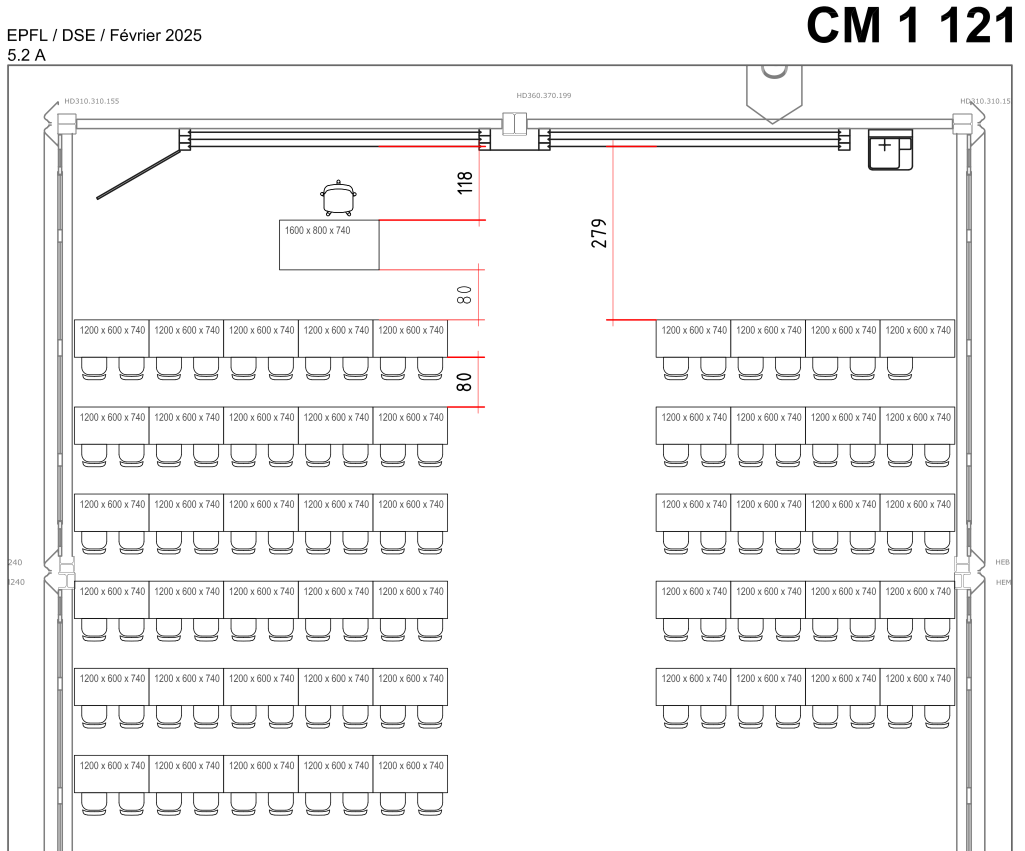
#> input picture map/CM_1121.jpg, 2050 x 1701 px (shown at 1/2 size)
$ python main.py
#> lines starting #> are read from the running program, lines starting #| are printed output that depends on the picture
"""(c) All rights reserved. ECOLE POLYTECHNIQUE FEDERALE DE LAUSANNE, Switzerland, CePro & CMS, 2025"""
import cv2
import os
import csv
from PIL import ImageFont, ImageDraw, Image
import tkinter as tk
from tkinter import simpledialog, StringVar, Label, Entry, Button, Radiobutton, W
import string

# === Paths and basic settings ===
IMG_PATH = 'map/CM_1121.jpg'       # Input image to annotate
CSV_PATH = 'coord.csv'  # CSV file to save coordinates and labels
FONT_PATH = 'NotoSans-Bold.ttf'    # Font used to draw text on the image
EXPORT_PATH = 'export.jpg'         # Output image file
DRAW_SHAPE = 'circle'              # Shape of the marker: "circle" or "square"

def choose_mode():
    result = {"mode": None, "prefix": ""}

    # [12 lines left out: function validate, not called in this run]

    window = tk.Tk()
    window.title("Choix du mode de numérotation")

    # Default mode is 'chiffres' (numbers)
    mode_var = StringVar(value="chiffres")

    # Create radio buttons for each mode
    for m in ["chiffres", "lettres", "manuel", "préfix"]:
        Radiobutton(window, text=m.capitalize(), variable=mode_var, value=m).pack(anchor=W)

    entry_prefix = Entry(window)
    label_prefix = Label(window, text="Préfixe :", anchor=W)
    label_error = Label(window, text="", fg="red")

    # [9 lines left out: function update_entry, not called in this run]

    mode_var.trace_add("write", update_entry)

    # Hide prefix input by default
    label_prefix.pack_forget()
    entry_prefix.pack_forget()

    Button(window, text="Valider", command=validate).pack(pady=10)
    label_error.pack()

    window.mainloop()
    return result["mode"], result["prefix"]

mode, prefix_global = choose_mode()

print(f"Mode sélectionné : {mode}")
if mode == "préfix":
    print(f"Préfixe utilisé : {prefix_global}")

counter = 1                     # Used to increment labels
letters = list(string.ascii_uppercase)
points_history = []              # Stores all (x, y, label)

# Remove old CSV file if it exists
if os.path.isfile(CSV_PATH):
    os.remove(CSV_PATH)

img_cv2 = cv2.imread(IMG_PATH)
#> img_cv2 is the input picture: shape (1701, 2050, 3); mean B, G, R 243.6, 243.6, 243.8
img_display = img_cv2.copy()
img_pil = Image.open(IMG_PATH)

height, width = img_cv2.shape[:2]
#> height = 1701; width = 2050

# Resize image for display if too big
screen_width = 1280
screen_height = 800
scale = min(screen_width / width, screen_height / height, 1.0)
#> scale = 0.47
img_display_resized = cv2.resize(img_display, (int(width * scale), int(height * scale)))
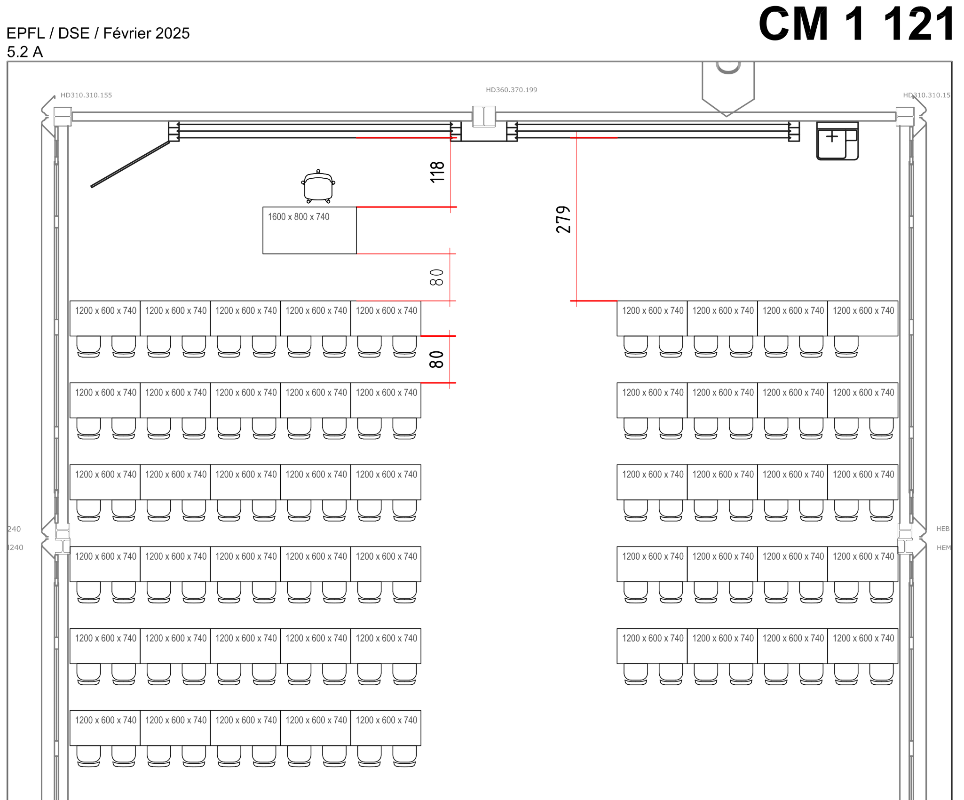
#> img_display_resized: shape (800, 964, 3); mean B, G, R 243.6, 243.6, 243.9

# Font scaling depending on image height
scale_text = height / 1000
#> scale_text = 1.7
font_size = int(50 * scale_text)
#> font_size = 85
font = ImageFont.truetype(FONT_PATH, font_size)

draw = ImageDraw.Draw(img_pil)


# [70 lines left out: functions redraw_all_points, save_csv, click_event, not called in this run]


cv2.namedWindow('Point Coordinates')
cv2.setMouseCallback('Point Coordinates', click_event)

print("Clique sur l'image pour placer les points. Appuie sur ESC pour terminer, 'u' pour annuler le dernier point.")

while True:
    cv2.imshow('Point Coordinates', img_display_resized)
    key = cv2.waitKey(1) & 0xFF
#> (key Esc is pressed here)
    if key == 27:  # ESC
        break
    elif key == ord('u'):  # Undo last point
        if points_history:
            removed = points_history.pop()
            counter -= 1
            print(f"Annulé : {removed}")
            save_csv()
            redraw_all_points()
        else:
            print("Aucun point à annuler.")

cv2.destroyAllWindows()

img_pil.save(EXPORT_PATH)
print(f"Image exportée dans : {EXPORT_PATH}")

$ run again, with map/CM_1120.jpg copied over map/CM_1121.jpg
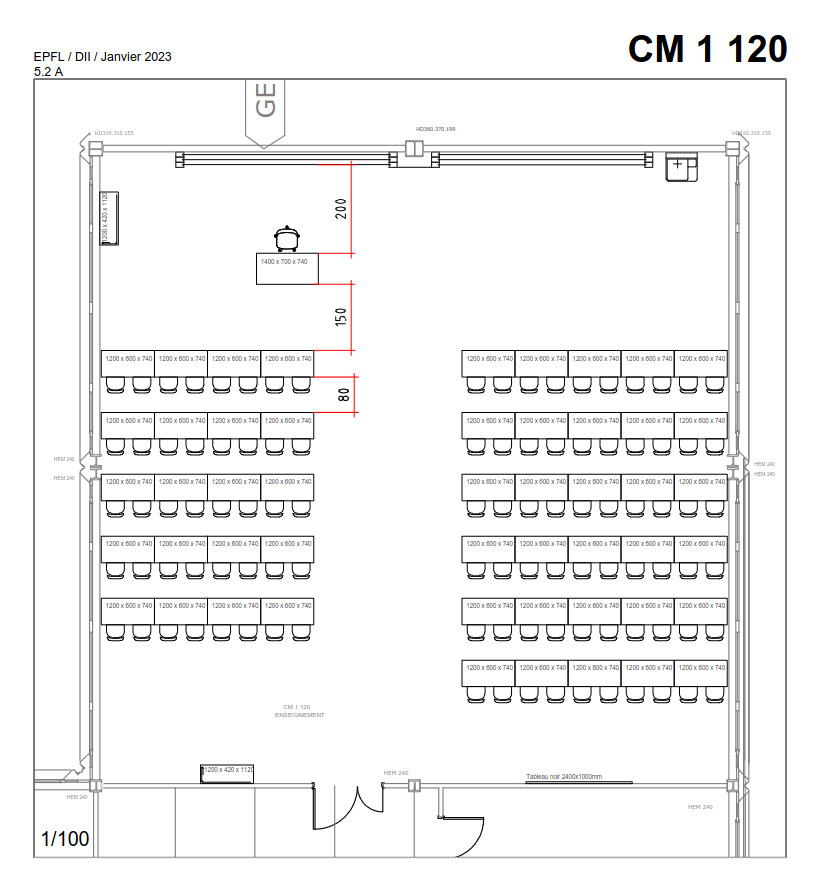
#> input picture map/CM_1120.jpg, 826 x 890 px
#> img_cv2 is the input picture: shape (890, 826, 3); mean B, G, R 243.2, 243.3, 243.4
#> `img_display_resized = cv2.resize(img_display, (int(width * scale), int..`:
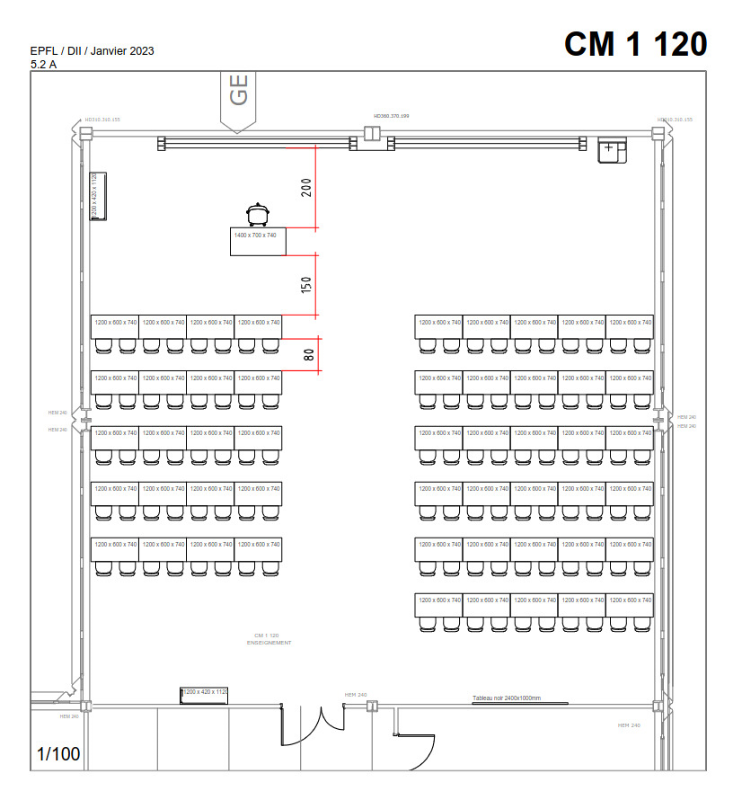
#> img_display_resized: shape (800, 742, 3); mean B, G, R 243.2, 243.2, 243.4
